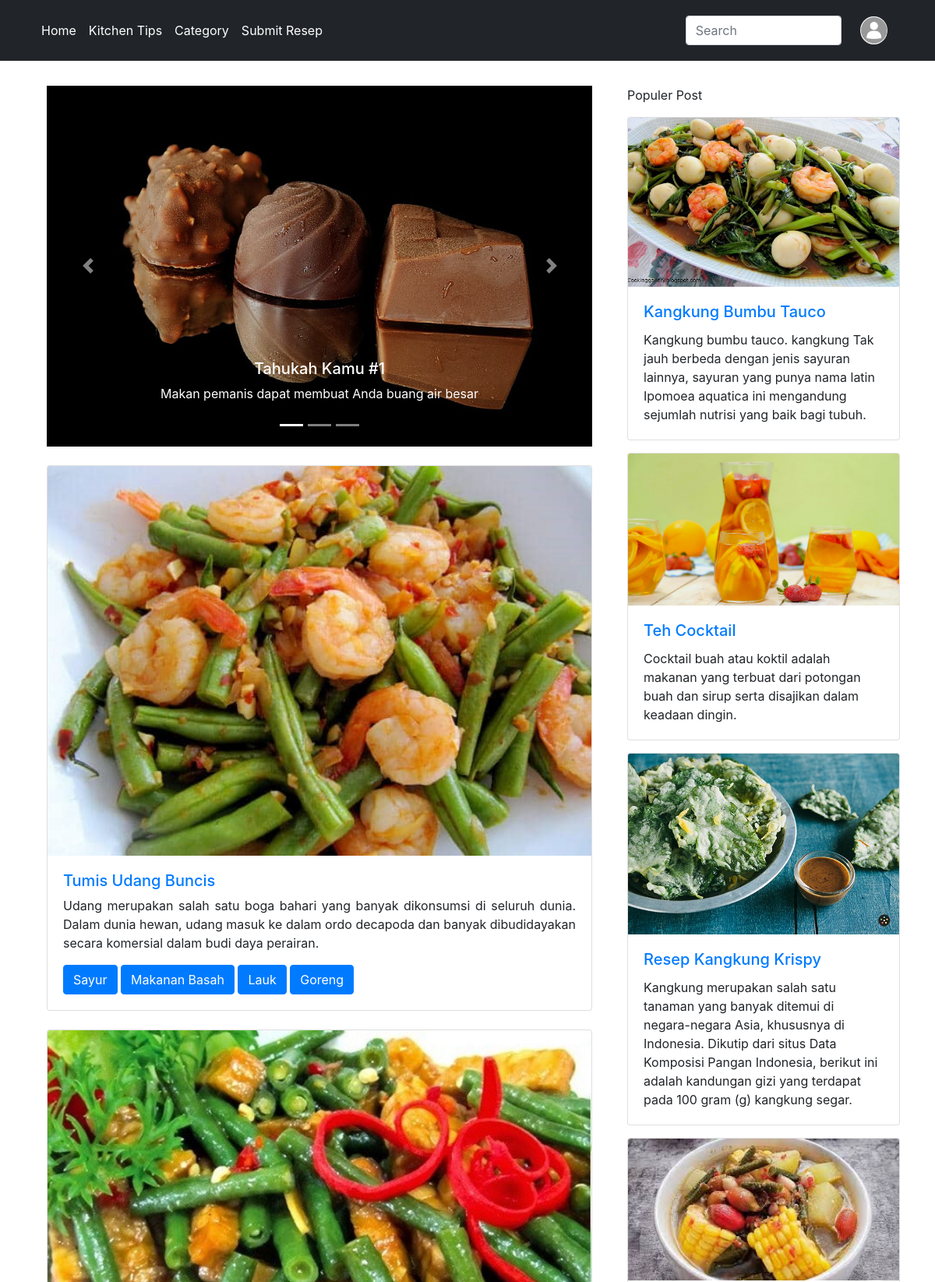
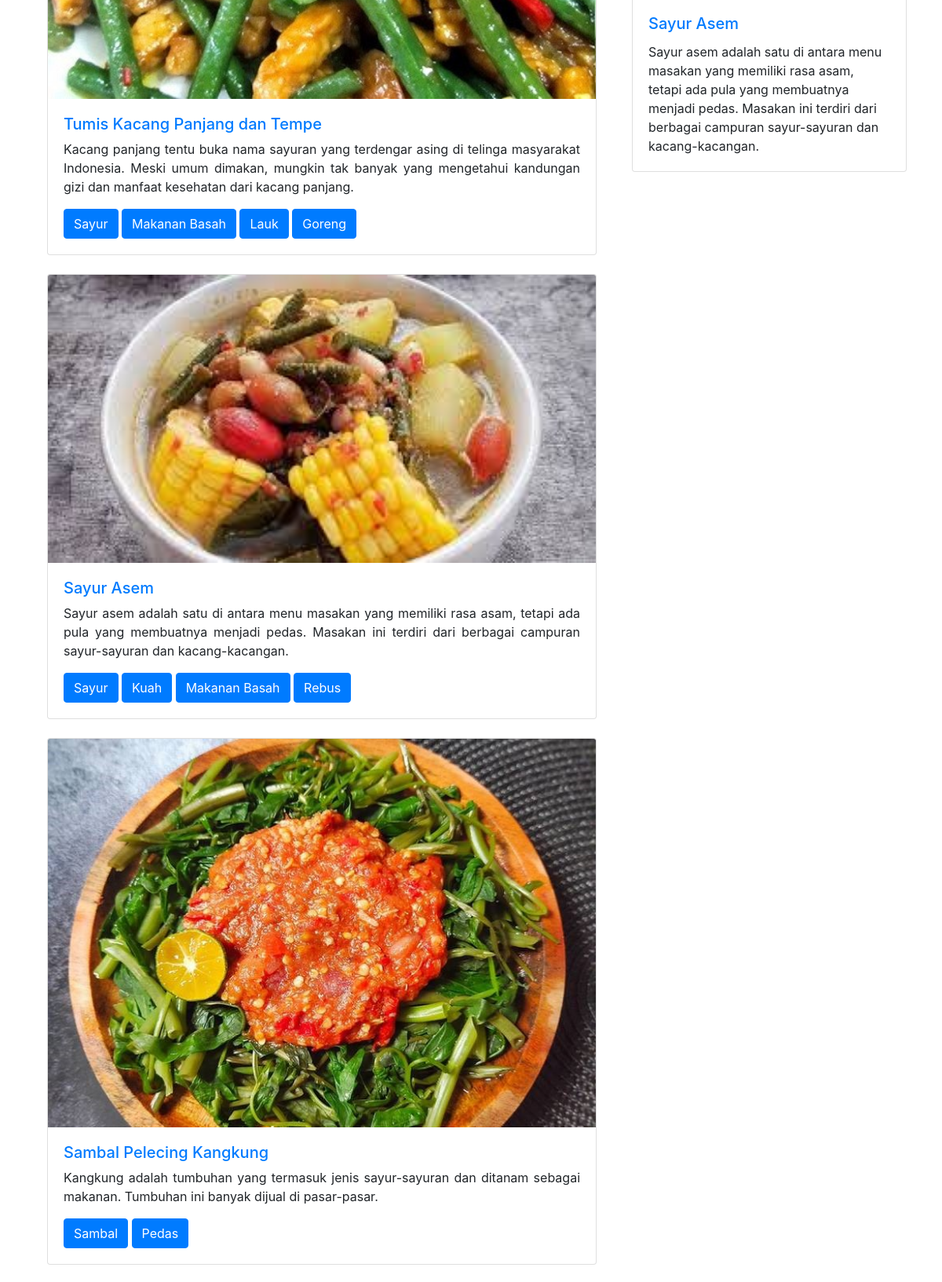
The page / (upper part) on the database its author committed (2 pictures, top to bottom).
### tables this page shows
CREATE TABLE `resep` (
  `id` int(11) NOT NULL,
  `sumber` varchar(50) NOT NULL,
  `judul` varchar(50) NOT NULL,
  `deskripsi` varchar(1000) NOT NULL,
  `tag1` varchar(20) NOT NULL,
  `tag2` varchar(20) NOT NULL,
  `tag3` varchar(20) NOT NULL,
  `tag4` varchar(20) NOT NULL
);

### function.php (called while the page is built, shortened)
<?php
    $conn = mysqli_connect("localhost","root","","food_and_health");
    function queryResep($x){
    global $conn;
    $result = $conn->query($x);
    $rows = [];
    while ($row = mysqli_fetch_assoc($result)){
            $rows[] = $row;
        }
    return $rows;
    }
    function apply_foto_profil(){
        global $conn;
        $username = $_SESSION["username"];
        $result = $conn->query("SELECT * FROM user WHERE username = '$username'");
        $rows = [];
        if (isset($rows[0]["gambar"])) {
            $namafile = $rows[0]["gambar"];
            return $namafile;
        }
        else{
            return false;
        }
    }
?>

### index.php (the view, shortened to what this page needs)
<?php
  require 'function.php';
  $jumlahDataPerHalaman = 6;
  $jumlahData = count(queryResep("SELECT * FROM resep"));
  $halamanAktif = (isset($_GET["halaman"])) ? $_GET["halaman"] : 1;
  $awalData = ($jumlahDataPerHalaman*$halamanAktif)-$jumlahDataPerHalaman;
  $recipe = queryResep("SELECT * FROM resep ORDER BY id DESC LIMIT $awalData, $jumlahDataPerHalaman");
?>
<!DOCTYPE html>
<html lang="en">
  <head>
    <link rel="stylesheet" href="https://cdn.jsdelivr.net/npm/bootstrap@4.6.0/dist/css/bootstrap.min.css">
  </head>
  <body>
    <nav class="navbar navbar-expand-lg navbar-dark bg-dark fixed-top p-3 navbar4bg">
      <div class="container">
      <div class="collapse navbar-collapse" id="navbarTogglerDemo01">
          <ul class="navbar-nav mr-auto mt-2 mt-lg-0">
            <li class="nav-item">
              <a class="nav-link text-white" href="index.php">Home </a>
            </li>
            <li class="nav-item">
              <a class="nav-link text-white" href="kitchen-tips.php">Kitchen Tips</a>
            </li>
            <li class="nav-item">
              <a class="nav-link text-white" href="category.php">Category</a>
            </li>
            <li class="nav-item">
              <a class="nav-link text-white" href="submit-recipe.php">Submit Resep</a>
            </li>
          </ul>
        <form class="form-inline my-2 my-lg-0" action="result.php" method="get">
           <input class="form-control me-2" style="width:200px" name="keyword" placeholder="Search" aria-label="Search">
        </form>
        <span>
        <?php if (!apply_foto_profil()) : ?>
            <a class="navbar-brand ml-4" href="login.php">
              <img class="rounded-circle" src="img/avatar.jpg" alt="..." height="36" />
            </a>
          <?php else : ?>
            <a class="navbar-brand ml-4" href="login.php">
              <img class="rounded-circle" src="upload/foto-profil/<?=apply_foto_profil()?>" alt="..." height="36" width="36" />
            </a>
            <?php endif ?>
      </span>
      </div>
      </div>
    </nav>
    <div class="container" style="margin-top: 110px;">
      <div class="row">
        <div class="col-sm-8">
          <div class="container">
          <div id="carouselExampleIndicators" class="carousel slide" data-ride="carousel">
            <ol class="carousel-indicators">
                <li data-target="#carouselExampleIndicators" data-slide-to="0" class="active"></li>
                <li data-target="#carouselExampleIndicators" data-slide-to="1"></li>
                <li data-target="#carouselExampleIndicators" data-slide-to="2"></li>
            </ol>
            <div class="carousel-inner">
                <div class="carousel-item active">
                    <img class="d-block w-100 tahukahkamu" src="img/1.jpg" alt="First slide">
                    <div class="carousel-caption d-none d-md-block">
                        <h5>Tahukah Kamu #1</h5>
                        <p>Makan pemanis dapat membuat Anda buang air besar</p>
                    </div>
                </div>
            </div>
                  <a class="carousel-control-prev" href="#carouselExampleIndicators" role="button" data-slide="prev">
                      <span class="carousel-control-prev-icon" aria-hidden="true"></span>
                  </a>
                  <a class="carousel-control-next" href="#carouselExampleIndicators" role="button" data-slide="next">
                      <span class="carousel-control-next-icon" aria-hidden="true"></span>
                  </a>
            </div>
                  <?php foreach($recipe as $card) : ?>
                  <?php $link_img = $card["sumber"].".jpg";?>
                  <form action="search-category.php" method="post">
                      <div class="card mt-4">
                        <img src="blog/<?php echo $link_img?>" class="card-img-top" alt="...">
                        <div class="card-body">
                          <div class="text-justify">
                            <a href="blog/<?php echo $card["sumber"].".php"?>" class="text-decoration-none hover-orange"><h5><?php echo $card["judul"]?></h5></a>
                            <p><?php echo $card["deskripsi"] ?></p>
                            <?php if ( strlen($card["tag1"])) :?>
                            <input type="submit" class="btn btn-primary" name="submit_ct" value="<?php echo $card["tag1"];?>">
                            <?php endif ?>
                            <?php if (strlen($card["tag2"])) :?>
                              <input type="submit" class="btn btn-primary" name="submit_ct" value="<?php echo $card["tag2"];?>">
                            <?php endif ?>
                            <?php if ( strlen($card["tag3"])) :?>
                              <input type="submit" class="btn btn-primary" name="submit_ct" value="<?php echo $card["tag3"];?>">
                            <?php endif ?>
                            <?php if ( strlen($card["tag4"])) :?>
                              <input type="submit" class="btn btn-primary" name="submit_ct" value="<?php echo $card["tag4"];?>">
                            <?php endif ?>
                          </div>
                        </div>
                      </div>
                    </form>
                  <?php endforeach; ?>
        </div>
      </div>
      <div class="col-sm-4">
        <p>Populer Post</p>
        <div class="row row-cols-1 row-cols-md-1 g-4">
          <div class="col mb-3">
            <div class="card">
              <img src="blog/kangkung-bumbu-tauco.jpg" class="card-img-top" alt="..." />
              <div class="card-body">
                <a href="blog/kangkung-bumbu-tauco.php" class="text-decoration-none hover-orange">
                <h5 class="card-title">Kangkung Bumbu Tauco</h5></a>
                <p class="card-text">Kangkung bumbu tauco. kangkung Tak jauh berbeda dengan jenis sayuran lainnya, sayuran yang punya nama latin Ipomoea aquatica ini mengandung sejumlah nutrisi yang baik bagi tubuh.</p>
              </div>
            </div>
          </div>
          <div class="col mb-3">
            <div class="card">
              <img src="blog/teh-cocktail.jpg" class="card-img-top" alt="..." />
              <div class="card-body">
                <a href="blog/teh-cocktail.php" class="text-decoration-none hover-orange">
                <h5 class="card-title">Teh Cocktail</h5></a>
                <p class="card-text">Cocktail buah atau koktil adalah makanan yang terbuat dari potongan buah dan sirup serta disajikan dalam keadaan dingin.</p>
              </div>
            </div>
          </div>
          <div class="col mb-3">
            <div class="card">
              <img src="blog/resep-kangkung-krispy.jpg" class="card-img-top" alt="..." />
              <div class="card-body">
                <a href="blog/resep-kangkung-krispy.php" class="text-decoration-none hover-orange">
                <h5 class="card-title">Resep Kangkung Krispy</h5></a>
                <p class="card-text">Kangkung merupakan salah satu tanaman yang banyak ditemui di negara-negara Asia, khususnya di Indonesia. Dikutip dari situs Data Komposisi Pangan Indonesia, berikut ini adalah kandungan gizi yang terdapat pada 100 gram (g) kangkung segar.</p>
              </div>
            </div>
          </div>
          <div class="col mb-3">
            <div class="card">
              <img src="blog/sayur-asem.jpg" class="card-img-top" alt="..." />
              <div class="card-body">
                <a href="blog/sayur-asem.php" class="text-decoration-none hover-orange">
                <h5 class="card-title">Sayur Asem</h5></a>
                <p class="card-text">Sayur asem adalah satu di antara menu masakan yang memiliki rasa asam, tetapi ada pula yang membuatnya menjadi pedas. Masakan ini terdiri dari berbagai campuran sayur-sayuran dan kacang-kacangan.</p>
              </div>
            </div>
          </div>
        </div>
      </div>
  </div>
</div>
  </body>
</html>

### rows shown on the page
resep: sumber (picture), judul "Tumis Udang Buncis", deskripsi "Udang merupakan salah satu boga bahari yang banyak dikonsumsi di seluruh dunia. Dalam dunia hewan, udang masuk ke dalam ordo decapoda dan banyak dibudidayakan secara komersial dalam budi daya perairan.", submit_ct "Sayur", submit_ct "Makanan Basah", submit_ct "Lauk", submit_ct "Goreng"
resep: sumber (picture), judul "Tumis Kacang Panjang dan Tempe", deskripsi "Kacang panjang tentu buka nama sayuran yang terdengar asing di telinga masyarakat Indonesia. Meski umum dimakan, mungkin tak banyak yang mengetahui kandungan gizi dan manfaat kesehatan dari kacang panjang.", submit_ct "Sayur", submit_ct "Makanan Basah", submit_ct "Lauk", submit_ct "Goreng"
resep: sumber (picture), judul "Sayur Asem", deskripsi "Sayur asem adalah satu di antara menu masakan yang memiliki rasa asam, tetapi ada pula yang membuatnya menjadi pedas. Masakan ini terdiri dari berbagai campuran sayur-sayuran dan kacang-kacangan.", submit_ct "Sayur", submit_ct "Kuah", submit_ct "Makanan Basah", submit_ct "Rebus"
resep: sumber (picture), judul "Sambal Pelecing Kangkung", deskripsi "Kangkung adalah tumbuhan yang termasuk jenis sayur-sayuran dan ditanam sebagai makanan. Tumbuhan ini banyak dijual di pasar-pasar.", submit_ct "Sambal", submit_ct "Pedas"
